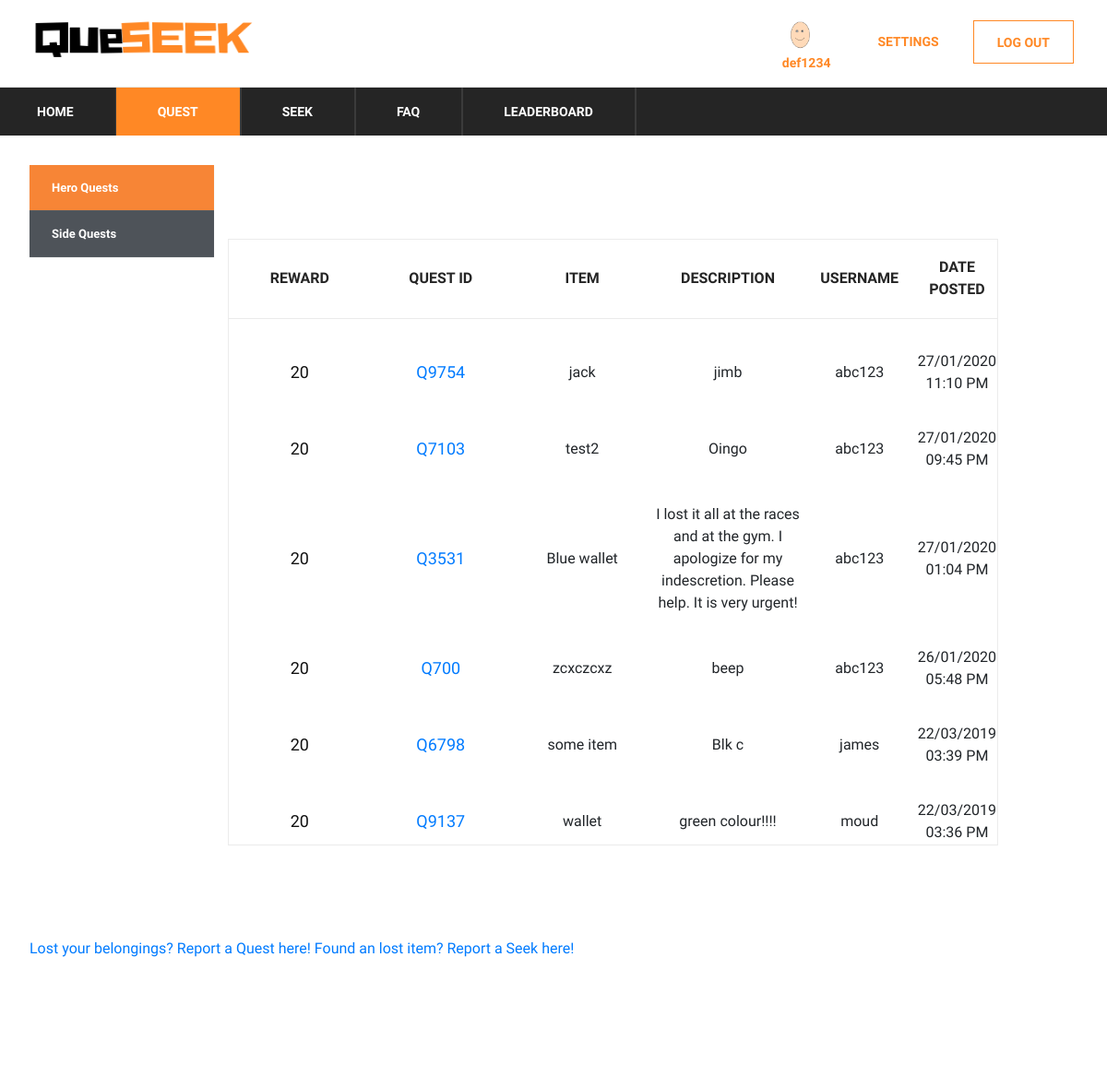
Screenshot of /quest (signed in) with the database file from the repository.
### app/models.py (models this page shows)
class UserProfile(UserMixin, Base):
    __tablename__ = "userProfile"
    id = db.Column(db.String, ForeignKey('users.id'), primary_key=True)
    level = db.Column(db.Integer, nullable=False, default=1)
    coinsBalance = db.Column(db.Integer, nullable=False, default=0)
    coinsCollected = db.Column(db.Integer, nullable=False, default=0)
    coinsToNext = db.Column(db.Integer, nullable=False, default=20)
    avatarId = db.Column(db.String, ForeignKey('Avatars.avatarId'), default='0000')

class User(UserMixin, Base):
    __tablename__ = "users"
    id = db.Column(db.String, primary_key=True)
    email = db.Column(db.String(255), unique=True, nullable=False)
    password = db.Column(db.String(255), nullable=False)
    username = db.Column(db.String(255), unique=True, nullable=False)
    created_at = db.Column(DateTime(timezone=True), default=datetime.now(pytz.timezone('Asia/Singapore')))

class Quest(UserMixin, Base):
    __tablename__ = "quests"
    questId = db.Column(db.String, primary_key=True)
    reward = db.Column(db.Integer, nullable=False)
    item = db.Column(db.String(255), nullable=False)
    location = db.Column(db.String(255), nullable=False)
    description = db.Column(db.String(255))
    userId = db.Column(db.String, ForeignKey('users.id'), primary_key=True)
    posted_at = db.Column(DateTime(timezone=True), default=datetime.now(pytz.timezone('Asia/Singapore')))
    state = db.Column(db.Integer, nullable=False, default=0)
    type = db.Column(db.Integer, nullable=False, default=0)
    featured = db.Column(db.Integer, nullable=False, default=0)
    totalSeekers = db.Column(db.Integer, nullable=False, default=1)

### app/__init__.py (the view)
@app.route('/quest')
def quest():
    q = (db.session.query(User, Quest)
         .filter(User.id == Quest.userId)
         .filter(Quest.state == 0)
         .filter(Quest.type == 0)
         .order_by(Quest.posted_at.desc())
         .all())
    return render_template('quest.html', rows=q, page='quest')

### app/__init__.py (called while the page is built)
@login.user_loader
def load_user(id):
    return User.query.get(id)

@app.context_processor
def inject_dict_for_all_templates():
    if (not current_user.is_anonymous):
        userprofile = (db.session.query(UserProfile)
                       .filter(UserProfile.id == current_user.id)
                       .first()
                       )
        return dict(current_user_avatar=userprofile.avatarId)
    return dict()

### app/templates/quest.html (shortened to what this page needs)
<!DOCTYPE html>
<html lang="zxx">
<head>
    <link rel="stylesheet" href="{{ url_for('static', filename='css/bootstrap.min.css')}}" type="text/css">
    <link rel="stylesheet" href="{{ url_for('static', filename='css/font-awesome.min.css')}}" type="text/css">
    <link rel="stylesheet" href="{{ url_for('static', filename='css/themify-icons.css')}}" type="text/css">
    <link rel="stylesheet" href="{{ url_for('static', filename='css/elegant-icons.css')}}" type="text/css">
    <link rel="stylesheet" href="{{ url_for('static', filename='css/owl.carousel.min.css')}}" type="text/css">
    <link rel="stylesheet" href="{{ url_for('static', filename='css/nice-select.css')}}" type="text/css">
    <link rel="stylesheet" href="{{ url_for('static', filename='css/jquery-ui.min.css')}}" type="text/css">
    <link rel="stylesheet" href="{{ url_for('static', filename='css/slicknav.min.css')}}" type="text/css">
    <link rel="stylesheet" href="{{ url_for('static', filename='css/style.css')}}" type="text/css">
    <link rel="stylesheet" href="{{ url_for('static', filename='css/table.css')}}" type="text/css">
</head>
<body>
<header class="header-section">
    {% include "base/topbar.html" %}
    {% include "base/menu.html" %}
</header>
<section class="hero-section">
    <div class="hero-items owl-carousel">
        <div class="topbar-cover2">
            <div class="desc">
                <section class="cd-faq">
                    <div class="cd-faq-categories">
                        {% if page == 'sq' %}
                    <a href="{{url_for('hero_quests')}}">Hero Quests</a>
                    <a class="active" href="{{url_for('side_quests')}}">Side Quests</a>
                    {% else %}
                    <a class="active" href="{{url_for('hero_quests')}}">Hero Quests</a>
                    <a href="{{url_for('side_quests')}}">Side Quests</a>
                        {% endif %}
                    </div>
                    <section class="shopping-cart spad">
                        <div class="container">
                            <div class="row">
                                <div class="col-lg-12">
                                    <div class="cart-table">
                                        <table>
                                            <thead>
                                            <tr>
                                                <th>Reward</th>
                                                <th>Quest ID</th>
                                                <th>Item</th>
                                                <th>Description</th>
                                                <th>Username</th>
                                                <th>Date Posted</th>
                                            </tr>
                                            </thead>
                                            <tbody>
                                            {% for row in rows %}
                                            <tr>
                                                <td class="cart-pic"><h5>{{ row[1].reward }}</h5></td>
                                                <td class="cart-pic">
                                                    <h5>
                                                        <a href='/quest/{{row[1].questId}}'>{{row[1].questId}}</a>
                                                    </h5>
                                                </td>
                                                <td class="cart-pic">{{ row[1].item }}</td>
                                                <td class="cart-pic">{{ row[1].description }}</td>
                                                <td class="cart-pic">{{ row[0].username }}</td>
                                                <td class="cart-pic">{{ row[1].posted_at.strftime('%d/%m/%Y %I:%M %p') }}</td>
                                            </tr>
                                            {% endfor %}
                                            </tbody>
                                        </table>
                                    </div>
                                </div>
                            </div>
                        </div>
                    </section>
                    <div class="inlineblock">{% include "base/button.html" %}</div>
                </section>
            </div>
        </div>
    </div>
</section>
</body>
</html>

### app/templates/base/loginlogout.html
<div class="ht-right">
    <div class="login-panel">
        {% if current_user.is_anonymous %}
        <a href="{{ url_for('signup') }} " class="log-btn">SIGN UP</a>
        <a href="{{ url_for('login') }} " class="log-btn">LOG IN</a>
        {% else %}
        <a href="{{ url_for('logout') }}" class="log-btn">LOG OUT</a>
        <a href="{{ url_for('settings') }}" class="settings-btn">SETTINGS</a>
        {% endif %}
    </div>
    {% if current_user.is_anonymous %}
    {% else %}
    <div class="login-panel">
        <a href="{{url_for('profile')}}">
            <img src="{{ url_for('static', filename='img/avatars/'+current_user_avatar+'.png')}}"
                 width="40"
                 height="40">
        </a>
        <br>
        <a href="{{ url_for('profile') }}" class="user-btn"> {{ current_user.username }}</a>
    </div>
    {% endif %}
</div>

### app/static/css/style.css (style rules this page uses)
html, body { height: 100%; font-family: "Muli", sans-serif; -webkit-font-smoothing: antialiased; font-smoothing: antialiased; }
h1, h2, h3, h4, h5, h6 { margin: 0; color: #111111; font-weight: 400; font-family: "Muli", sans-serif; }
h5 { font-size: 18px; }
img { max-width: 100%; }
.header-top .ht-right { float: right; }
.header-top .ht-right .login-panel { float: right; font-size: 14px; color: #252525; display: inline-block; padding-left: 20px; padding-top: 18px; padding-bottom: 15px; }
.shopping-cart { padding-top: 80px; padding-bottom: 60px; }
.cart-table { margin-bottom: 40px; }
.cart-table table { width: 100%; min-width: 480px; border: 1px solid #ebebeb; }
.cart-table table tr th { font-size: 16px; color: #252525; font-weight: 700; border-bottom: 1px solid #ebebeb; text-align: center; padding: 18px 0 19px; text-transform: uppercase; }
.cart-table table tr td { text-align: center; padding-top: 34px; }
.cart-table table tr td.cart-pic { width: 21%; }
@media only screen and (min-width: 1200px) { .container { max-width: 1170px; } }
.log-btn { float: right; display: inline-block; padding-left: 20px; padding-top: 18px; padding-bottom: 15px; color: #ff8825; border: 1px solid #ff8825; font-size: 14px; font-weight: 700; text-transform: uppercase; padding: 13px 25px 11px; cursor: pointer; margin: 4px 6px; }
.settings-btn { float: right; display: inline-block; padding-left: 20px; padding-top: 18px; padding-bottom: 15px; color: #ff8825; font-size: 14px; font-weight: 700; text-transform: uppercase; padding: 13px 25px 11px; cursor: pointer; margin: 4px 6px; }
.user-btn { color: #ff8825; font-size: 14px; font-weight: 700; cursor: pointer; }

### app/static/css/table.css (style rules this page uses)
.topbar-cover2 { position: relative; height: 1000px; }
.cd-faq { width: 90%; margin: 2em auto; box-shadow: 0 1px 5px rgba(0, 0, 0, 0.1); }
.cd-faq:after { content: ""; display: table; clear: both; }
@media only screen and (min-width: 768px) { .cd-faq { position: relative; margin: 2em; box-shadow: none; } }
@media only screen and (min-width: 768px) { .cd-faq > * { vertical-align:middle; } }
@media only screen and (min-width: 768px) { .cd-faq-categories a { position: relative; display: block; overflow: hidden; height: 50px; line-height: 50px; padding: 0 28px 0 16px; background-color: #4e5359; -webkit-font-smoothing: antialiased; -moz-osx-font-smoothing: grayscale; color: #ffffff; white-space: nowrap; border-bottom: 1px solid #555b61; text-overflow: ellipsis; } }
@media only screen and (min-width: 768px) { .cd-faq .active { background-color: #F78536; } }
@media only screen and (min-width: 768px) { .cd-faq-categories a::before, .cd-faq-categories a::after { position: absolute; top: 50%; right: 16px; display: inline-block; height: 1px; width: 10px; background-color: #7f868e; } }
@media only screen and (min-width: 768px) { .cd-faq-categories a::after { -webkit-transform: rotate(90deg); -moz-transform: rotate(90deg); -ms-transform: rotate(90deg); -o-transform: rotate(90deg); transform: rotate(90deg); } }

### rows the page displays
UserProfile: avatarId (picture)
User: username "def1234"
User: reward "20", questId "Q9754", item "jack", description "jimb", username "abc123", posted_at "27/01/2020 11:10 PM", questId "Q7103", item "test2", description "Oingo", posted_at "27/01/2020 09:45 PM", questId "Q3531", item "Blue wallet", description "I lost it all at the races and at the gym. I apologize for my indescretion. Please help. It is very urgent!", posted_at "27/01/2020 01:04 PM", questId "Q700", item "zcxczcxz", description "beep", posted_at "26/01/2020 05:48 PM"
User: reward "20", questId "Q6798", item "some item", description "Blk c", username "james", posted_at "22/03/2019 03:39 PM"
User: reward "20", questId "Q9137", item "wallet", description "green colour!!!!", username "moud", posted_at "22/03/2019 03:36 PM"
